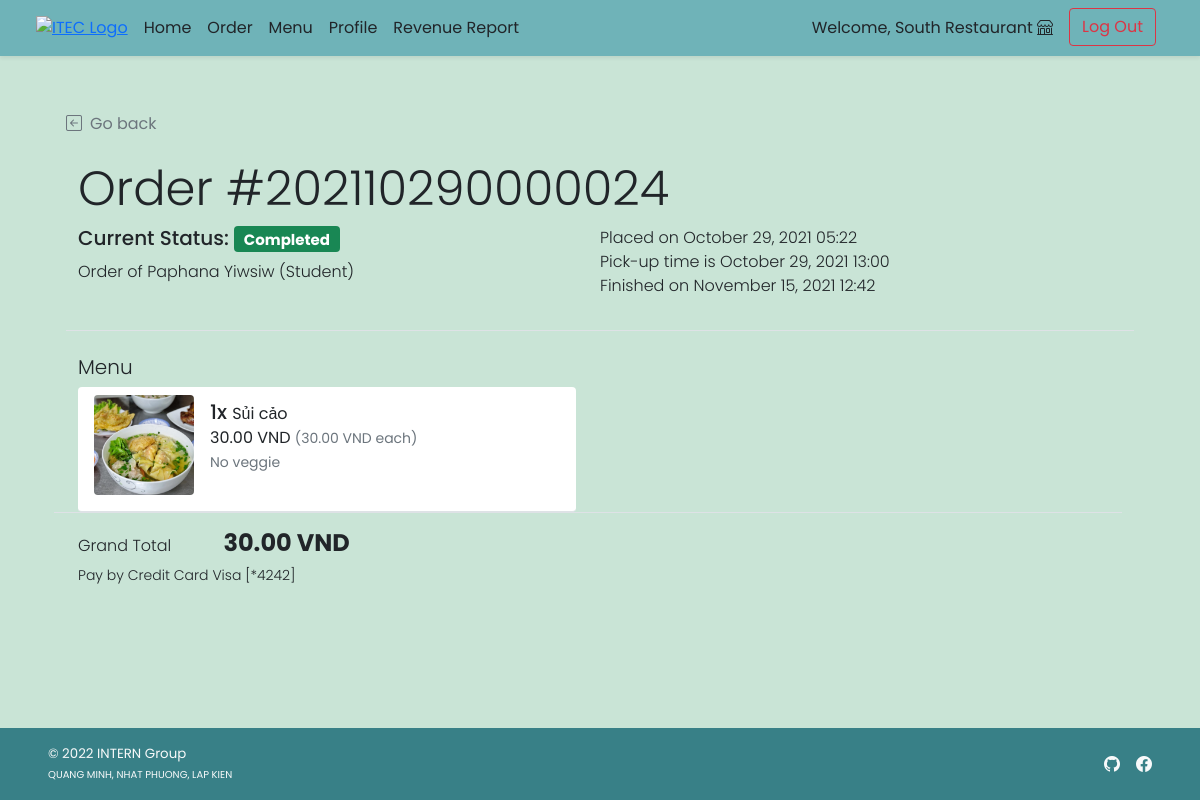
The app's page /shop/shop_order_detail.php?orh_id=24 (signed in), older data.
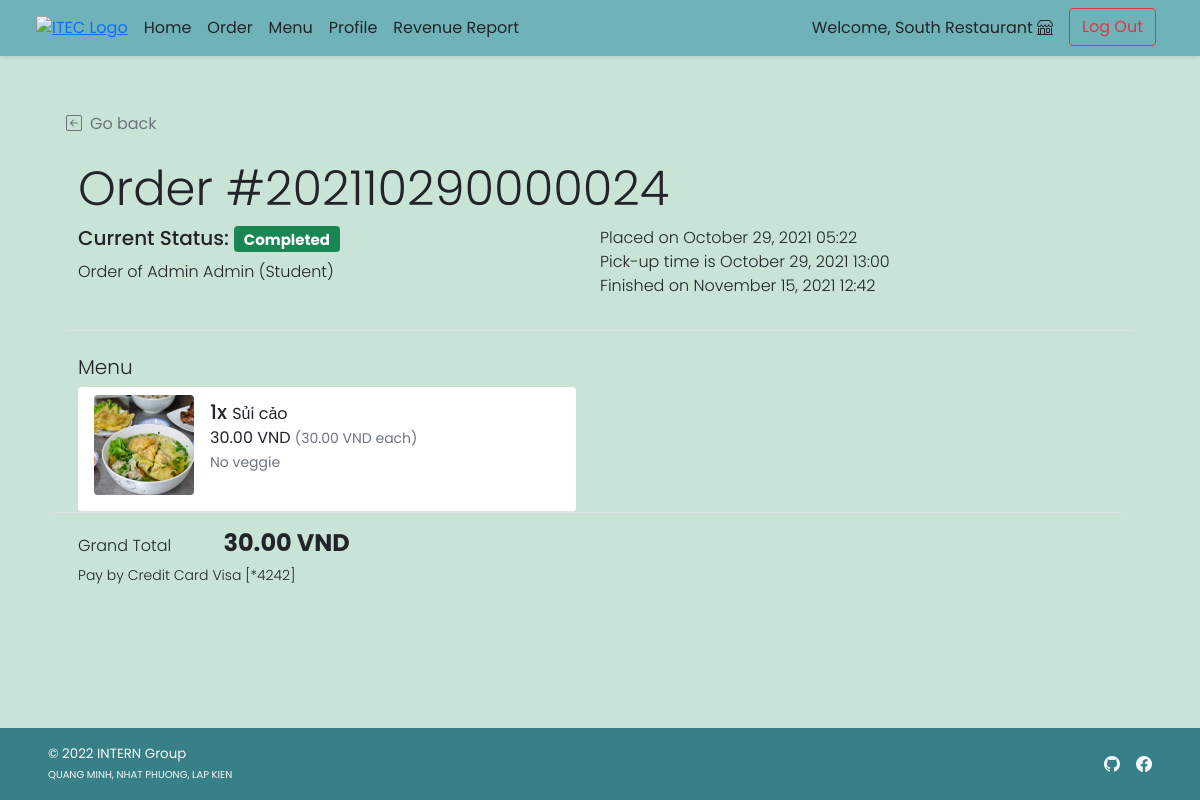
The same page, newer data.
### tables this page shows
CREATE TABLE `customer` (
  `c_id` int(11) NOT NULL, 
  `c_username` varchar(45) NOT NULL,
  `c_pwd` varchar(45) NOT NULL,
  `c_firstname` varchar(45) NOT NULL,
  `c_lastname` varchar(45) NOT NULL,
  `c_email` varchar(100) NOT NULL,
  `c_gender` varchar(1) NOT NULL COMMENT 'M for Male, F for Female',
  `c_type` varchar(3) NOT NULL COMMENT 'Type of customer in this canteen (STD for student, INS for instructor, STF for staff, GUE for guest, ADM for admin, OTH for other)'
);

### shop/shop_order_detail.php (the view, shortened to what the changed rows need)
<!DOCTYPE html>
<html lang="en">
<head>
    <?php
        include("../conn_db.php");
        include('../head.php');
    ?>
    <link href="../css/main.css" rel="stylesheet">
    <link href="../css/menu.css" rel="stylesheet">
</head>
<body class="d-flex flex-column h-100">
    <?php
        $orh_id = $_GET["orh_id"];
        $orh_query = "SELECT * FROM order_header WHERE orh_id = {$orh_id}";
        $orh_arr = $mysqli -> query($orh_query) -> fetch_array();
    ?>
    <div class="container px-5 pt-4" id="cart-body">
        <div class="row my-4 border-bottom">
            <h2 class="pt-3 display-5">Order #<?php echo $orh_arr["orh_refcode"];?></h2>
            <div class="row row-cols-1 row-cols-md-2">
                <div class="col mb-2 mb-md-0">
                    <ul class="list-unstyled fw-light">
                        <li class="list-item mb-2">
                            <?php if($orh_arr["orh_orderstatus"]=="ACPT"){ ?>
                            <h5>Current Status: <span class="fw-bold badge bg-info text-dark">Accepted</span></h5>
                            <?php }else if($orh_arr["orh_orderstatus"]=="PREP"){ ?>
                            <h5>Current Status: <span class="fw-bold badge bg-warning text-dark">Preparing</span></h5>
                            <?php }else if($orh_arr["orh_orderstatus"]=="RDPK"){ ?>
                            <h5>Current Status: <span class="fw-bold badge bg-primary text-white">Ready to pick up</span></h5>
                            <?php }else if($orh_arr["orh_orderstatus"]=="FNSH"){?>
                            <h5>Current Status: <span class="fw-bold badge bg-success text-white">Completed</span></h5>
                            <?php } ?>
                        </li>
                        <li class="list-item">Order of
                            <?php
                                $cust_query = "SELECT c_firstname,c_lastname,c_type FROM customer WHERE c_id = {$orh_arr['c_id']};";
                                $cust_arr = $mysqli -> query($cust_query) -> fetch_array();
                                switch($cust_arr["c_type"]){
                                    case "STD": $cust_type = "Student"; break;
                                }
                                echo "{$cust_arr['c_firstname']} {$cust_arr['c_lastname']} ({$cust_type})";
                            ?>
                        </li>
                    </ul>
                </div>
            </div>
        </div>
                        <?php
                            $ord_query = "SELECT f.f_id,f.f_name,f.f_pic,ord.ord_amount,ord.ord_buyprice,ord_note FROM order_detail ord INNER JOIN food f ON ord.f_id = f.f_id WHERE ord.orh_id = {$orh_id}";
                            $ord_result = $mysqli -> query($ord_query);
                            while($ord_row = $ord_result -> fetch_array()){
                        ?>
                                                <p><?php printf("%.2f VND <small class='text-muted'>(%.2f VND each)</small>",$ord_row["ord_buyprice"]*$ord_row["ord_amount"],$ord_row["ord_buyprice"]);?><br />
                                                </p>
                        <?php } ?>
                                <?php
                                    $gt_query = "SELECT SUM(ord_amount*ord_buyprice) AS gt FROM order_detail WHERE orh_id = {$orh_id}";
                                    $gt_arr = $mysqli -> query($gt_query) -> fetch_array();
                                    printf("%.2f VND",$gt_arr["gt"]);
                                ?>
    </div>
</body>
</html>

Row changes from the older to the newer data that the page shows:
no longer on this page (row unchanged): customer: c_firstname "Paphana", c_lastname "Yiwsiw", c_type "Student"
now on this page (row edited): customer: c_firstname "Admin", c_lastname "Admin", c_type "Student"
